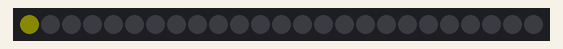
Recording of a program running on a simulated Raspberry Pi Pico running MicroPython. Shown: 25 RGB LEDs in strip order, left to right. Dim RGB values are drawn brighter than linear. At 21.4 s the program stops and its outputs stay as they are.

Above: at 0.17 s.
At 10.1 s:
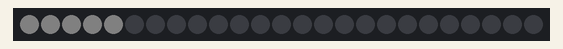
At 18.5 s:
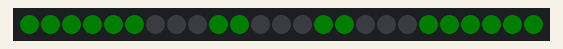
At 19.1 s:
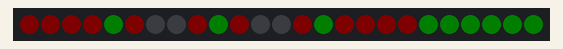
At 19.7 s:
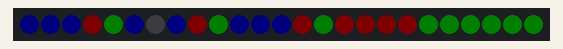
At 20.9 s:
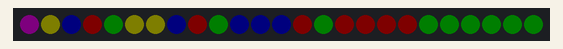

Measured:
- what the display in image 2 shows lasts 0.6 s, from 18.4 s to 19.0 s

The program:

NeoPixel_Matrix.py
```python
# Waveshare RP2040-MATRIX with 5x5 grid of Neopixels
#### Usando coordenadas: valores (x, y) o (col, row)

# NB colours (green, red, blue)
# Tony Goodhew for the pihut.com - 25 Aug 2023
import time
from machine import Pin
from neopixel import NeoPixel

# Set up 25 Neopixels on GPIO 16
np = NeoPixel(Pin(16), 25, bpp = 3) # bpp = bytes per pixel (GRB)

def clear():
    np.fill((0,0,0))
    np.write()

def wait(t):            # Delay t seconds
    time.sleep(t)

for i in range(25):  # 'Natural' order 0-24, as connected on board
    np[i] = (10,10,0)   # Yellow ON
    np.write()
    wait(0.15)
    np[i] = (0,0,0)     # Black OFF - Single blink
    wait(0.2)

clear()
wait(0.6)

for row in range(5): # Row at a time
    for col in range(5):
        np[5 * row + col] = (5,5,5) # White
        np.write()
        wait(0.15)
    wait(0.1)
clear()

for col in range(5): # Column at a time
    for row in range(5):
        np[5 * row + col] = (0,0,5) # Blue
        np.write()
        wait(0.15)
    wait(0.2)
clear()

def sq(x,y,n,r,g,b):
    for col in range(x,x+n):  # Top and Bottom
        np[5 * y + col] = (g,r,b)
        np[5 * (y+n-1) + col] = (g,r,b)

    for row in range(y,y+n):  # Sides
        np[5 * row + x] = (g,r,b)
        np[5 * row + x + n -1] = (g,r,b)
    np.write()

tt = 0.6
sq(0,0,5,4,0,0)
wait(tt)
sq(0,0,4,0,4,0)
wait(tt)
sq(0,0,3,0,0,4)
wait(tt)
sq (0,0,2,4,4,0)
wait(tt)
sq(0,0,1,0,4,4)
wait(tt)
clear()
```
